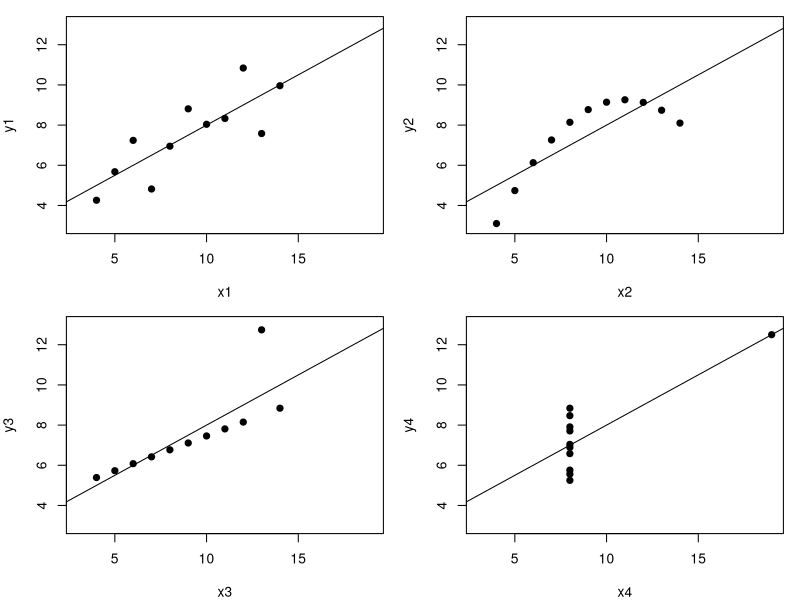
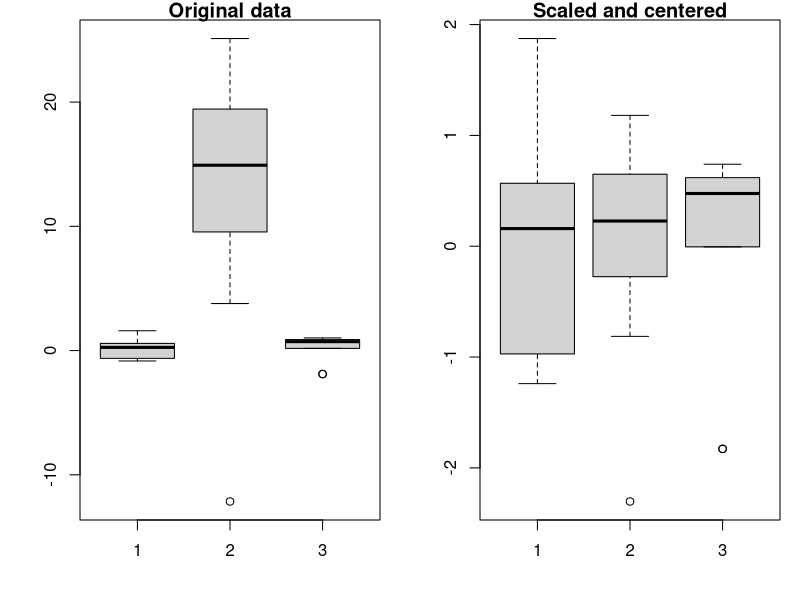
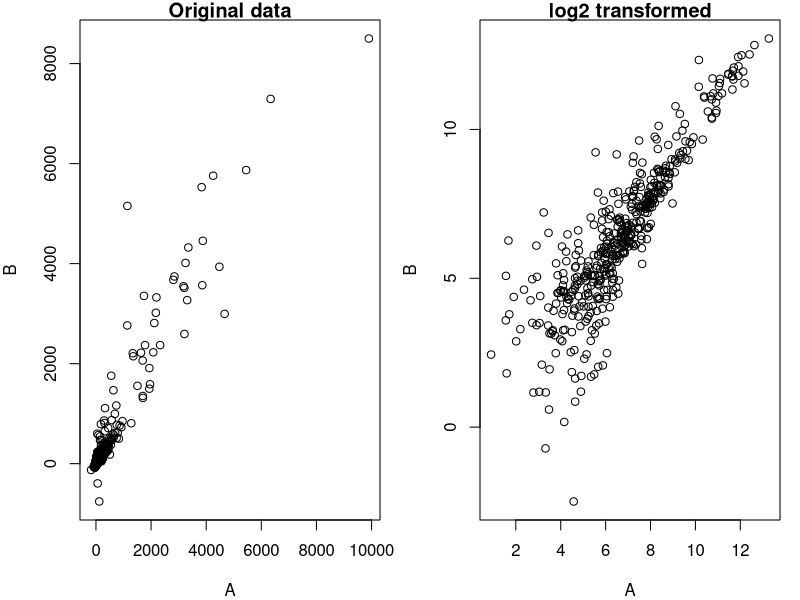
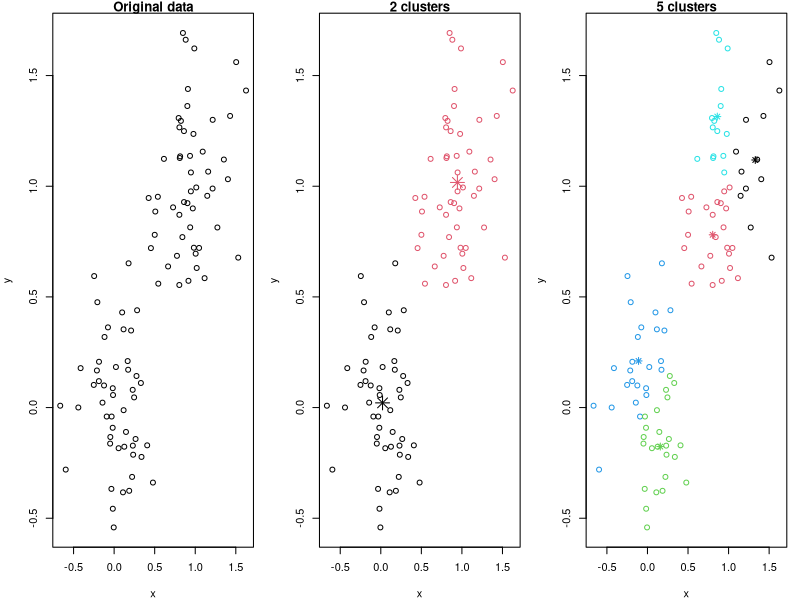
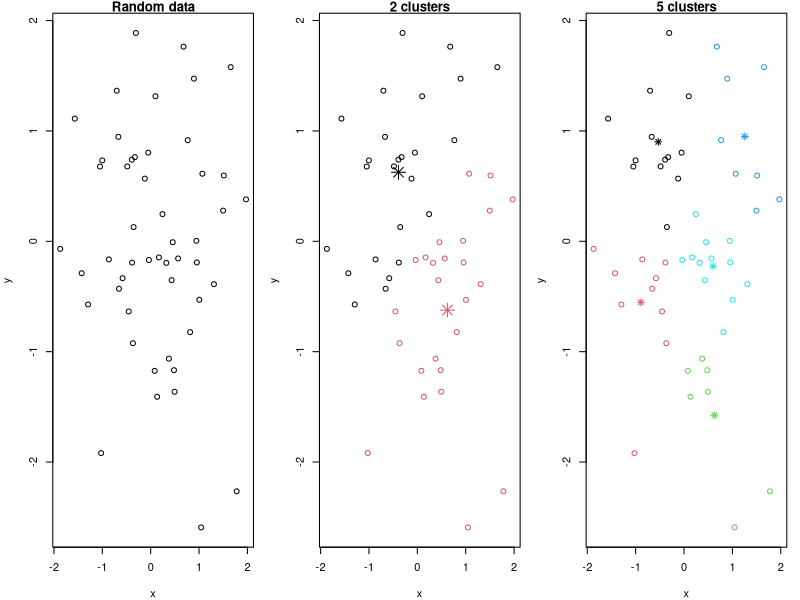
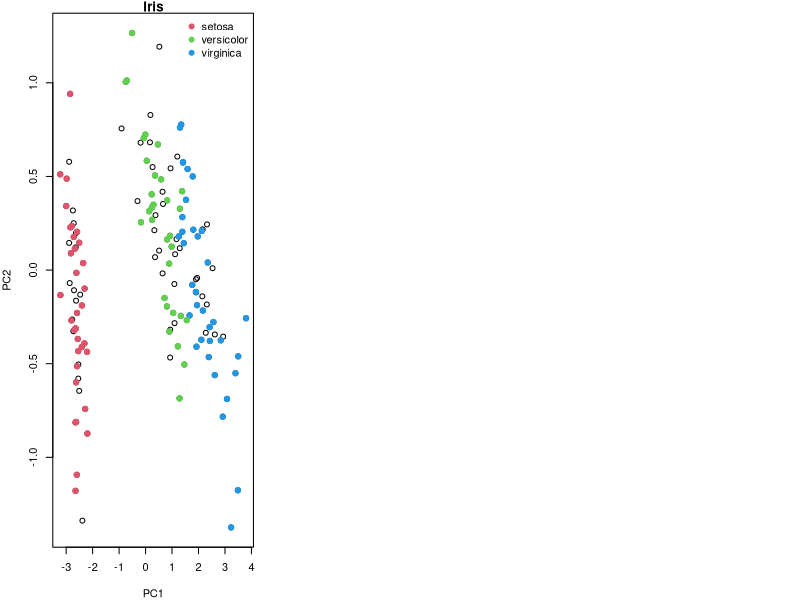

The R source for these figures, in order:
## ---- chunk 1
library("knitr")
kable(anscombe, align = "cccccccc")
## ---- chunk 2
tab <- matrix(NA, 5, 4)
colnames(tab) <- 1:4
rownames(tab) <- c("var(x)", "mean(x)",
                   "var(y)", "mean(y)",
                   "cor(x,y)")

for (i in 1:4)
    tab[, i] <- c(var(anscombe[, i]),
                  mean(anscombe[, i]),
                  var(anscombe[, i+4]),
                  mean(anscombe[, i+4]),
                  cor(anscombe[, i], anscombe[, i+4]))

## ---- chunk 3
kable(tab)
## ---- chunk 4
ff <- y ~ x

mods <- setNames(as.list(1:4), paste0("lm", 1:4))

par(mfrow = c(2, 2), mar = c(4, 4, 1, 1))
for (i in 1:4) {
    ff[2:3] <- lapply(paste0(c("y","x"), i), as.name)
    plot(ff, data = anscombe, pch = 19, xlim = c(3, 19), ylim = c(3, 13))
    mods[[i]] <- lm(ff, data = anscombe)
    abline(mods[[i]])
}
## ---- chunk 5
set.seed(1L)
x <- cbind(rnorm(10), rnorm(10, 10, 10), rnorm(5, 0.1))
par(mfrow = c(1, 2))
boxplot(x, main = "Original data")
boxplot(scale(x), main = "Scaled and centered")
## ---- chunk 6
suppressPackageStartupMessages(library(Biobase))
data(sample.ExpressionSet)
par(mfrow = c(1, 2))
plot(exprs(sample.ExpressionSet)[, 1:2], main = "Original data")
plot(log2(exprs(sample.ExpressionSet)[, 1:2]), main = "log2 transformed")
## ---- chunk 7
set.seed(1L)
x <- rbind(matrix(rnorm(100, sd = 0.3), ncol = 2),
           matrix(rnorm(100, mean = 1, sd = 0.3), ncol = 2))
par(mfrow = c(1, 3))
colnames(x) <- c("x", "y")
plot(x, main = "Original data")
cl <- kmeans(x, 2)
plot(x, col = cl$cluster, main = "2 clusters")
points(cl$centers, col = 1:2, pch = 8, cex = 2)
cl <- kmeans(x, 5, nstart = 25)
plot(x, col = cl$cluster, main = "5 clusters")
points(cl$centers, col = 1:5, pch = 8)
## ---- chunk 8
par(mfrow = c(1, 3))
x <- matrix(rnorm(100), ncol = 2)
colnames(x) <- c("x", "y")
plot(x, main = "Random data")
cl <- kmeans(x, 2)
plot(x, col = cl$cluster, main = "2 clusters")
points(cl$centers, col = 1:2, pch = 8, cex = 2)
cl <- kmeans(x, 5, nstart = 25)
plot(x, col = cl$cluster, main = "5 clusters")
points(cl$centers, col = 1:5, pch = 8)
## ---- chunk 9
## data
set.seed(1L)
tr <- sample(150, 100)
.pca <- prcomp(iris[, 1:4])$x
plot(.pca, main = "Iris")
points(.pca[tr, ], col = as.numeric(iris[tr, "Species"])+1,
       pch = 19, cex = 1.1)
legend("topright", levels(iris[tr, "Species"]),
       pch = 19, col = 2:4, bty = "n")
